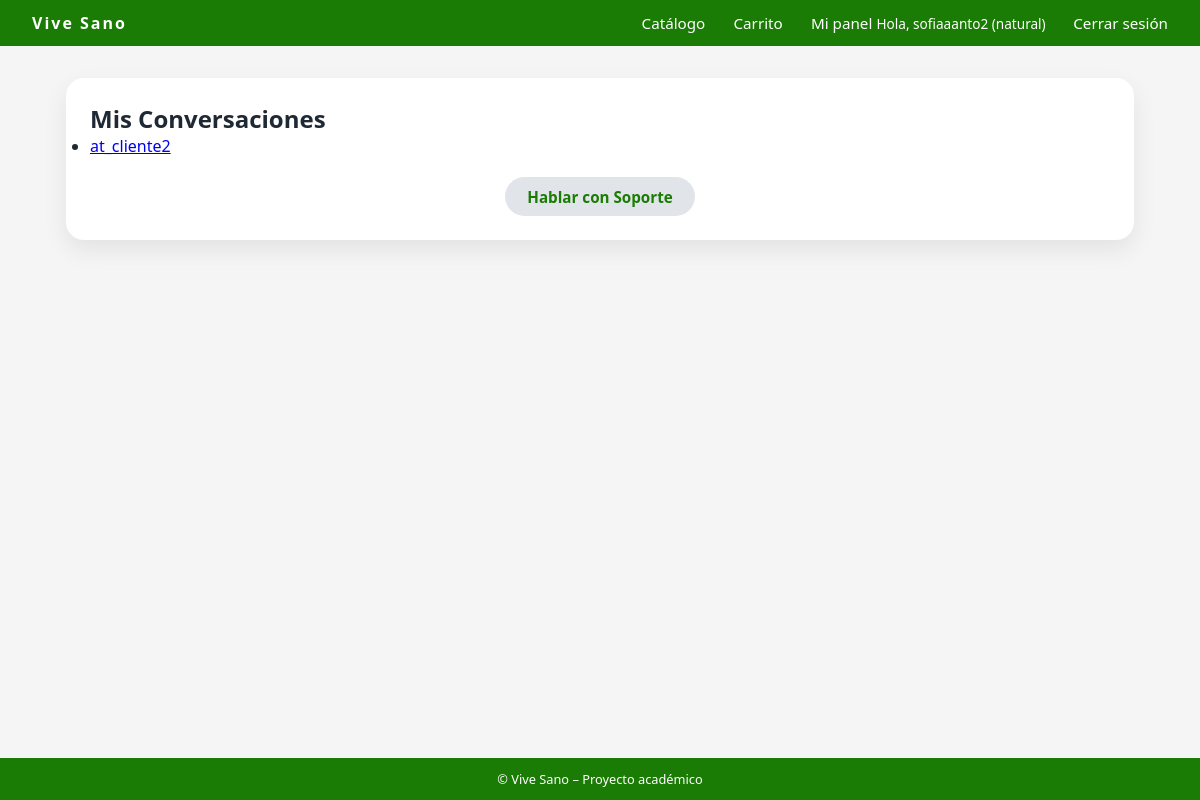
The page /mensajeria/conversaciones/ (signed in) on the database its author committed.
### usuarios/models.py (models this page shows, shortened)
class Usuario(AbstractUser):
    TIPO_CLIENTE = [
        ("natural", "Persona Natural"),
        ("empresa", "Empresa"),
        ("admin", "Administrador"),
        ("atencion_cliente", "Atención al Cliente"),  # 👈 Cambiar de "soporte" a "atencion_cliente"
    ]
    rut = models.CharField(max_length=12, unique=True, blank=True, null=True)
    tipo_cliente = models.CharField(
        max_length=20,
        choices=TIPO_CLIENTE,
        default="natural"
    )

### mensajeria/views.py (the view)
# urls.py: path('conversaciones/', views.lista_conversaciones, name='conversaciones'),
def lista_conversaciones(request):
    user = request.user
    conversaciones = (
        Message.objects.filter(Q(sender=user) | Q(receiver=user))
        .values("sender", "receiver")
        .annotate(last_msg=Max("timestamp"))
        .order_by("-last_msg")
    )
    usuarios_conversando = []
    ids_agregados = set()
    for conv in conversaciones:
        partner_id = conv["receiver"] if conv["sender"] == user.id else conv["sender"]
        if partner_id not in ids_agregados:
            ids_agregados.add(partner_id)
            usuarios_conversando.append(User.objects.get(id=partner_id))
    return render(request, "mensajeria/lista_conversaciones.html", {
        "usuarios": usuarios_conversando
    })

### mensajeria/templates/mensajeria/lista_conversaciones.html
{% extends "core/base.html" %}
{% block content %}
<div class="container">
    <div class="card">
        <h2 class="titulo">Mis Conversaciones</h2>
        {% if usuarios %}
            <ul class="lista">
                {% for usuario in usuarios %}
                <li class="item">
                    <a class="link" href="{% url 'mensajeria:chat' usuario.id %}">
                        {{ usuario.username }}
                    </a>
                </li>
                {% endfor %}
            </ul>
        {% else %}
            <p>No tienes conversaciones todavía.</p>
        {% endif %}
        <div style="margin-top: 20px; text-align:center;">
            <a href="{% url 'mensajeria:chat_default' %}" class="btn btn-secondary">
                Hablar con Soporte
            </a>
        </div>
    </div>
</div>
{% endblock %}

### core/templates/core/base.html (shortened to what this page needs)
{% load static %}
<!DOCTYPE html>
<html>
<head>
    <link rel="stylesheet" href="{% static 'core/css/styles.css' %}">
</head>
<body>
<div class="site-wrapper">
    <header>
        <nav class="navbar">
            <div class="navbar-logo">
                Vive Sano
            </div>
            <div class="navbar-nav">
                <a href="{% url 'catalogo_productos' %}">Catálogo</a>
                {% if user.is_authenticated %}
                    <a href="{% url 'ver_carrito' %}">Carrito</a>
                    <a href="{% url 'dashboard' %}">Mi panel</a>
                    <span class="navbar-user">
                        Hola, {{ user.username }} ({{ user.tipo_cliente }})
                    </span>
                    <a href="{% url 'logout' %}">Cerrar sesión</a>
                {% else %}
                    <a href="{% url 'login' %}">Iniciar sesión</a>
                    <a href="{% url 'registrar' %}">Crear cuenta</a>
                {% endif %}
            </div>
        </nav>
    </header>
    <main>
        {% block content %}{% endblock %}
    </main>
    <footer class="footer">
        © {{ now|date:"Y" }} Vive Sano – Proyecto académico
    </footer>
</div>
</body>
</html>

### core/static/core/css/styles.css (style rules this page uses)
* { margin: 0; padding: 0; box-sizing: border-box; }
body { font-family: system-ui, -apple-system, BlinkMacSystemFont, "Segoe UI", sans-serif; background-color: #f5f5f5; color: #1f2933; }
.site-wrapper { min-height: 100vh; display: flex; flex-direction: column; }
main { flex: 1; }
.navbar { background-color:hsl(109, 94%, 25%); color: #ffffff; padding: 0.75rem 2rem; display: flex; align-items: center; justify-content: space-between; }
.navbar-logo { font-weight: 700; letter-spacing: 2px; }
.navbar-nav a { color: #ffffff; text-decoration: none; margin-left: 1.5rem; font-size: 0.95rem; }
.navbar-user { font-size: 0.85rem; }
.container { max-width: 1100px; margin: 2rem auto; padding: 0 1rem; }
.btn { display: inline-block; padding: 0.6rem 1.4rem; border-radius: 999px; border: none; cursor: pointer; font-size: 0.95rem; font-weight: 600; text-decoration: none; text-align: center; }
.btn-secondary { background-color: #e1e5ea; color:hsl(109, 94%, 25%); }
.card { background-color: #ffffff; border-radius: 18px; box-shadow: 0 10px 25px rgba(0,0,0,0.08); padding: 1.5rem; }
.footer { background-color: hsl(109, 94%, 25%); color: #ffffff; text-align: center; padding: 0.75rem; font-size: 0.8rem; }

### rows shown on the page
Usuario: username "sofiaaanto2", tipo_cliente "natural"
Usuario: username "at_cliente2"
